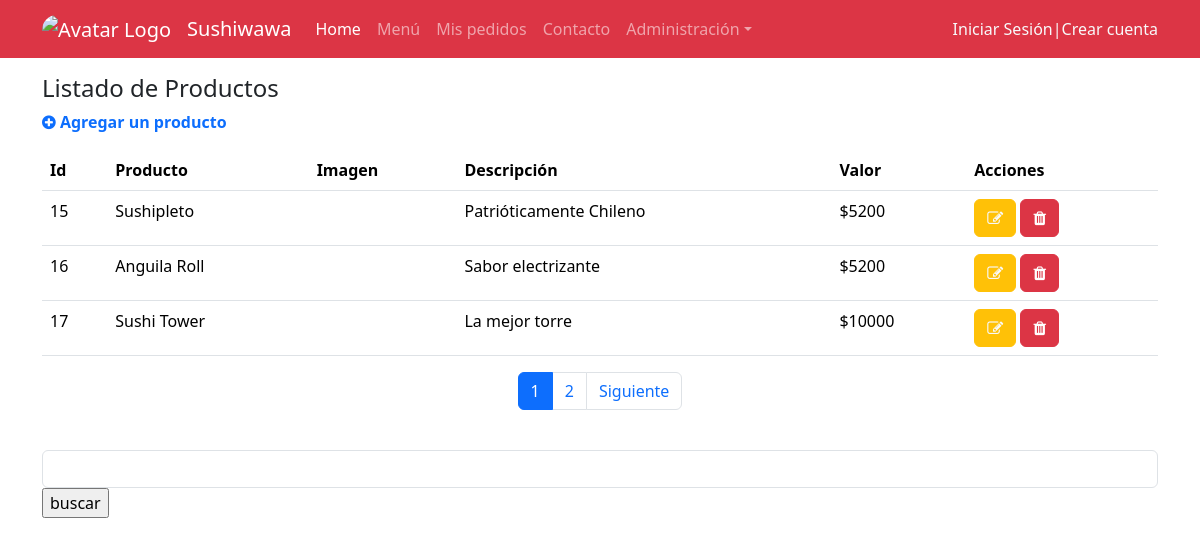
/productos/, run on the app's committed database.
### sushi/models.py (models this page shows, shortened)
class Producto(models.Model):
    nombre_producto=models.CharField(max_length=50, null=False)
    imagen=models.ImageField(upload_to='productos', null=True)
    descripcion=models.CharField(max_length=50, null=False)
    valor=models.IntegerField(null=False)

### sushi/views.py (the view)
# urls.py: path('productos/', productos, name='productos'),
def productos(request):
    productos=Producto.objects.all()
    page=request.GET.get('page',1)
    try:
        pagtr=Paginator(productos,3)
        productos=pagtr.page(page)
    except:
        raise Http404
    print(productos)
    datos={
        "productos":productos,
        "paginator":pagtr
    }
    if request.method=="POST":
        val=request.POST.get("valor")
        productos=Producto.objects.filter(valor=val)
        datos={
        "productos":productos,
        }
    return render(request,'sushi/productos.html', datos)

### sushi/templates/sushi/productos.html (shortened to what this page needs)
{% extends "sushi/base.html" %}
{% load static %}
{% block links %}
<link rel="stylesheet" href="https://cdnjs.cloudflare.com/ajax/libs/font-awesome/4.7.0/css/font-awesome.min.css">
{% endblock links %}
{% block contenido %}
    <div class="container">
      <div class="mt-3">
        <h1 class="h4">Listado de Productos</h1>
        <p ><a href="{% url "crearproducto" %}" class="nodecolink"><i class="fa fa-plus-circle" aria-hidden="true"></i> Agregar un producto</p></a>
      </div>
      <div class="mt-2 table-responsive">
        <table class="table table-hover">
            <thead>
              <tr>
                <th>Id</th>
                <th>Producto</th>
                <th>Imagen</th>
                <th>Descripción</th>
                <th>Valor</th>
                <th>Acciones</th>
              </tr>
            </thead>
            <tbody>
              {% for p in productos  %}
              <tr>
                <td>{{p.id}}</td>
                <td>{{p.nombre_producto | title}}</td>
                <td><img src="{{p.imagen.url}} " alt="" height="50"></td>
                <td>{{p.descripcion | capfirst}}</td>
                <td>${{p.valor }}</td>
                <td>
                    <a href="{% url "modificarproducto" p.id %}" role="button" class="btn btn-warning text-light"><i class="fa fa-pencil-square-o" aria-hidden="true"></i></a>
                    <a href="{% url "eliminarproducto" p.id %}" role="button" class="btn btn-danger"><i class="fa fa-trash" aria-hidden="true"></i></a>
                </td>
              </tr>
              {% endfor %}
            </tbody>
        </table>
          <div>
            {% include 'sushi/paginator.html' %}
          </div>
      </div>
      <form action="" method="post">
        <div class="form-group">
          <input type="text" class="form-control" name="valor" id="id_valor" aria-describedby="helpId" placeholder="">
        </div>
        <input type="submit" value="buscar">
      </form>
    </div>
    {% endblock contenido %}

### sushi/static/sushi/css/estilo.css (style rules this page uses)
.nodecolink { text-decoration: none; font-weight:600; }

### data on the page
Producto: id "15", nombre_producto "Sushipleto", descripcion "Patrióticamente Chileno", valor "5200"
Producto: id "16", nombre_producto "Anguila Roll", descripcion "Sabor electrizante", valor "5200"
Producto: id "17", nombre_producto "Sushi Tower", descripcion "La mejor torre", valor "10000"

### other printed values
{{ page }} "1" "2"
